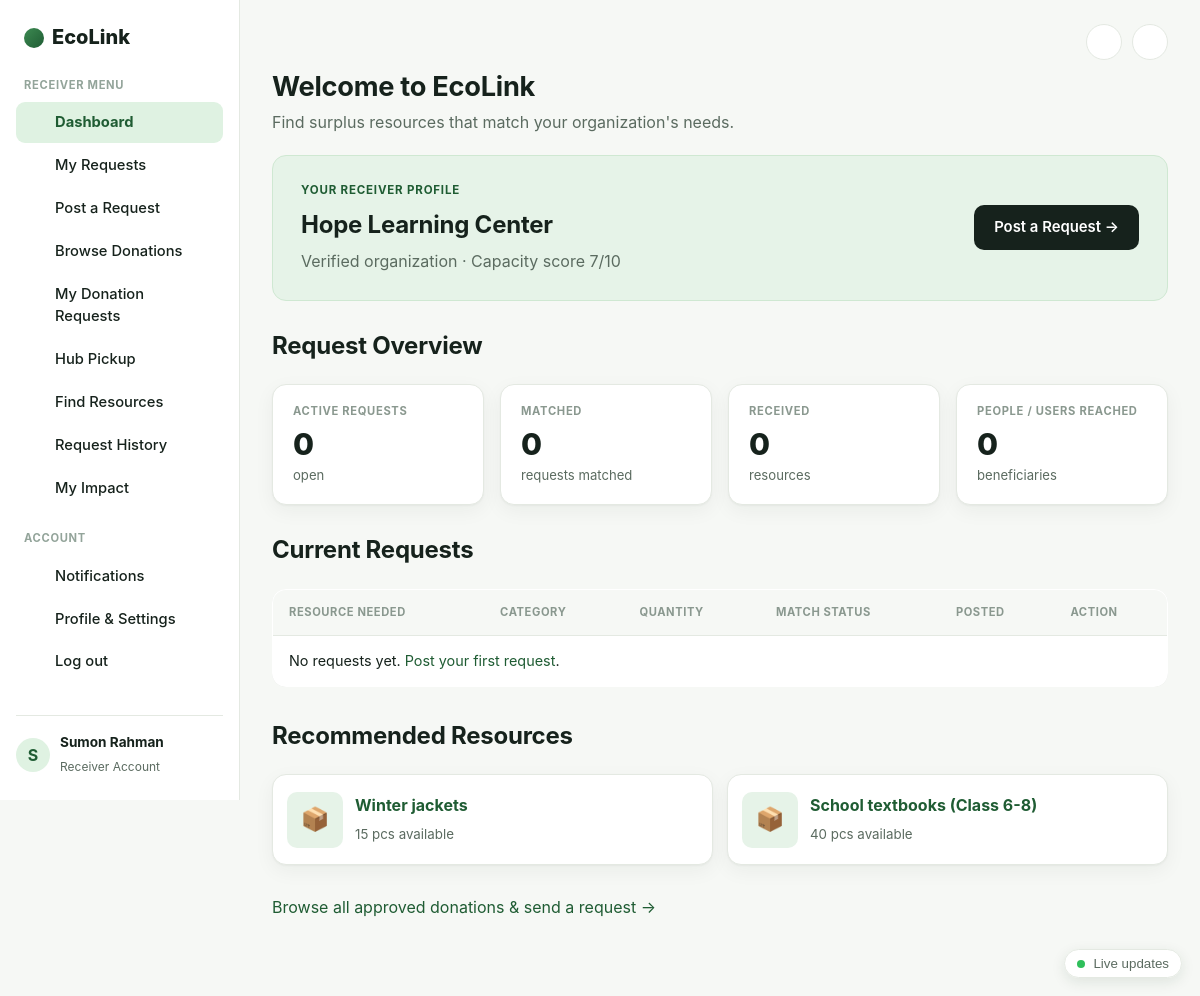
/receiver/dashboard.php (signed in), run on the app's committed database.
### tables this page shows
CREATE TABLE IF NOT EXISTS users (
    user_id             INT AUTO_INCREMENT PRIMARY KEY,
    full_name           VARCHAR(120) NOT NULL,
    email               VARCHAR(190) NOT NULL,
    phone               VARCHAR(40)  NOT NULL DEFAULT '',
    password_hash       VARCHAR(255) NOT NULL,
    role                ENUM('donor','receiver','admin','hub') NOT NULL,
    organization_name   VARCHAR(160) NULL,
    address             VARCHAR(255) NULL,
    pickup_area         VARCHAR(160) NULL,
    latitude            DOUBLE NULL,
    longitude           DOUBLE NULL,
    capacity_score      TINYINT NOT NULL DEFAULT 5,               
    is_verified         TINYINT(1) NOT NULL DEFAULT 0,
    verification_status ENUM('pending','verified','rejected') NOT NULL DEFAULT 'pending',
    email_verified      TINYINT(1) NOT NULL DEFAULT 0,
    status              ENUM('active','suspended') NOT NULL DEFAULT 'active',
    preferred_categories VARCHAR(255) NULL,                       
    typical_quantity    INT NULL,
    preferred_condition ENUM('any','new','like_new','good','fair') NOT NULL DEFAULT 'any',
    recurring_needs     VARCHAR(255) NULL,
    need_description    TEXT NULL,
    notify_matching     TINYINT(1) NOT NULL DEFAULT 1,
    notify_lifecycle    TINYINT(1) NOT NULL DEFAULT 1,
    notify_reminders    TINYINT(1) NOT NULL DEFAULT 1,
    created_at          TIMESTAMP NOT NULL DEFAULT CURRENT_TIMESTAMP,
    UNIQUE KEY uq_users_email (email),
    INDEX idx_users_role (role, status)
);

CREATE TABLE IF NOT EXISTS donations (
    donation_id         INT AUTO_INCREMENT PRIMARY KEY,
    donor_id            INT NOT NULL,
    category_id         INT NOT NULL,
    title               VARCHAR(200) NOT NULL,
    description         TEXT NULL,
    quantity            INT NOT NULL DEFAULT 1,
    unit                VARCHAR(30) NOT NULL DEFAULT 'pcs',
    condition_grade     ENUM('new','like_new','good','fair') NOT NULL DEFAULT 'good',
    pickup_address      VARCHAR(255) NOT NULL,
    latitude            DOUBLE NULL,
    longitude           DOUBLE NULL,
    expiry_datetime     DATETIME NULL,
    image_path          VARCHAR(255) NULL,
    status              ENUM('pending_approval','available','matched','accepted','pickup','delivered','completed','cancelled','rejected')
                        NOT NULL DEFAULT 'pending_approval',
    matched_receiver_id INT NULL,
    matched_score       DECIMAL(6,2) NULL,
    approved_by         INT NULL,
    approved_at         DATETIME NULL,
    rejection_reason    VARCHAR(255) NULL,
    created_at          TIMESTAMP NOT NULL DEFAULT CURRENT_TIMESTAMP,
    updated_at          TIMESTAMP NOT NULL DEFAULT CURRENT_TIMESTAMP ON UPDATE CURRENT_TIMESTAMP,
    INDEX idx_don_status (status),
    INDEX idx_don_donor (donor_id),
    INDEX idx_don_receiver (matched_receiver_id),
    INDEX idx_don_cat (category_id),
    CONSTRAINT fk_don_donor FOREIGN KEY (donor_id) REFERENCES users(user_id) ON DELETE CASCADE,
    CONSTRAINT fk_don_cat   FOREIGN KEY (category_id) REFERENCES resource_categories(category_id)
);

### config/app.php (called while the page is built, shortened)
<?php
function e(string $str): string {
    return htmlspecialchars($str, ENT_QUOTES, 'UTF-8');
}

### receiver/dashboard.php (the view, shortened to what this page needs)
<?php
require_once __DIR__ . '/../config/app.php';
require_once __DIR__ . '/../includes/media.php';
$db = getDB();
$uid = currentUserId();
$user = $db->prepare("SELECT * FROM users WHERE user_id = ?");
$user->execute([$uid]);
$user = $user->fetch();
$overview = $db->prepare(
    "SELECT
        SUM(status = 'searching') AS active_requests,
        SUM(status IN ('matched','accepted','pickup','delivered')) AS matched_requests,
        (SELECT COALESCE(SUM(quantity),0) FROM impact_log WHERE beneficiary_id = ?) AS resources_received,
        (SELECT COUNT(DISTINCT beneficiary_id) FROM impact_log WHERE beneficiary_id = ?) AS people_reached
     FROM requests WHERE receiver_id = ?"
);
$overview->execute([$uid, $uid, $uid]);
$overview = $overview->fetch();
$currentRequests = $db->prepare(
    "SELECT r.*, c.name AS category_name, d.status AS donation_status
     FROM requests r
     JOIN resource_categories c ON c.category_id = r.category_id
     LEFT JOIN donations d ON d.donation_id = r.matched_donation_id
     WHERE r.receiver_id = ? AND r.status NOT IN ('completed','cancelled','declined')
     ORDER BY r.created_at DESC LIMIT 6"
);
$currentRequests->execute([$uid]);
$currentRequests = $currentRequests->fetchAll();
$recommended = $db->query(
    "SELECT d.donation_id, d.title, d.quantity, d.unit, d.image_path FROM donations d WHERE d.status = 'available' ORDER BY d.created_at DESC LIMIT 4"
)->fetchAll();
require_once __DIR__ . '/../includes/header.php';
?>
<h1>Welcome to EcoLink</h1>
<p>Find surplus resources that match your organization's needs.</p>
<div class="profile-banner">
    <div>
        <div class="eyebrow">Your Receiver Profile</div>
        <h2><?= e($user['organization_name'] ?: $user['full_name']) ?></h2>
        <p><?= $user['is_verified'] ? 'Verified organization' : 'Verification pending' ?> · Capacity score <?= (int)$user['capacity_score'] ?>/10</p>
    </div>
    <a class="btn-primary" href="<?= BASE_URL ?>/receiver/post_request.php">Post a Request →</a>
</div>
<h2>Request Overview</h2>
<section class="cards-row">
    <div class="mini-card"><span class="eyebrow">Active Requests</span><strong><?= (int)$overview['active_requests'] ?></strong><span>open</span></div>
    <div class="mini-card"><span class="eyebrow">Matched</span><strong><?= (int)$overview['matched_requests'] ?></strong><span>requests matched</span></div>
    <div class="mini-card"><span class="eyebrow">Received</span><strong><?= (int)$overview['resources_received'] ?></strong><span>resources</span></div>
    <div class="mini-card"><span class="eyebrow">People / Users Reached</span><strong><?= (int)$overview['people_reached'] ?></strong><span>beneficiaries</span></div>
</section>
<h2>Current Requests</h2>
<table class="data-table">
    <thead><tr><th>Resource Needed</th><th>Category</th><th>Quantity</th><th>Match Status</th><th>Posted</th><th>Action</th></tr></thead>
    <tbody>
    <?php if (!$currentRequests): ?>
        <tr><td colspan="6">No requests yet. <a href="<?= BASE_URL ?>/receiver/post_request.php">Post your first request</a>.</td></tr>
    <?php endif; ?>
    </tbody>
</table>
<h2>Recommended Resources</h2>
<div class="two-col">
    <?php foreach ($recommended as $rec): ?>
        <div class="resource-row">
            <div class="icon" style="background:none;"><?= donationThumb($rec, '📦', 56) ?></div>
            <div class="info"><h4><a href="<?= donationUrl((int)$rec['donation_id']) ?>"><?= e($rec['title']) ?></a></h4><small><?= (int)$rec['quantity'] ?> <?= e($rec['unit']) ?> available</small></div>
        </div>
    <?php endforeach; ?>
</div>
<p><a href="<?= BASE_URL ?>/receiver/browse_donations.php">Browse all approved donations &amp; send a request →</a></p>
<?php require_once __DIR__ . '/../includes/footer.php'; ?>

### includes/media.php (shortened to what this page needs)
<?php
function donationUrl(int $donationId): string
{
    return BASE_URL . '/donation_view.php?id=' . $donationId;
}
function donationThumb(array $d, string $icon = '📦', int $size = 84): string
{
    $url = donationUrl((int)$d['donation_id']);
    $style = "width:{$size}px;height:{$size}px;border-radius:10px;object-fit:cover;display:flex;align-items:center;justify-content:center;background:var(--mint);font-size:" . (int)($size / 2.4) . "px;flex-shrink:0;";
    return '<a href="' . $url . '" title="Tap to see details" style="' . $style . 'text-decoration:none;">' . $icon . '</a>';
}

### assets/css/style.css (style rules this page uses)
:root { --ink: #16221c; --ink-soft: #5b6b60; --line: #e4e9e2; --bg: #f6f8f5; --card: #ffffff; --mint: #e6f3e8; --mint-line: #cfe8d2; --forest: #14361f; --forest-2: #1f5c33; --green: #2f7a45; --green-light: #dff2e2; --amber-bg: #fdf1d8; --amber-text: #92650b; --blue-bg: #e2edfb; --blue-text: #1f5aa8; --purple-bg: #f0e6fb; --purple-text: #6b3fa0; --teal-bg: #dcf3ee; --teal-text: #147865; --gray-bg: #eef1ee; --gray-text: #5b6b60; --red-bg: #fbe3e1; --red-text: #a13327; --radius: 14px; --radius-sm: 10px; --shadow: 0 1px 2px rgba(20,30,20,0.04), 0 6px 20px rgba(20,30,20,0.05); }
* { box-sizing: border-box; }
body { margin: 0; font-family: -apple-system, BlinkMacSystemFont, 'Segoe UI', Inter, Roboto, Arial, sans-serif; color: var(--ink); background: var(--bg); line-height: 1.55; -webkit-font-smoothing: antialiased; }
a { color: var(--forest-2); text-decoration: none; }
h1, h2, h3 { color: var(--ink); letter-spacing: -0.01em; }
main.app-main > h1:first-of-type, .app-main h1 { font-size: 1.7rem; margin: 4px 0 2px; }
.app-main > p:first-of-type, .page-subtitle { color: var(--ink-soft); margin: 0 0 20px; }
.btn-primary, .btn-secondary, .btn-small, .btn-accent { display: inline-flex; align-items: center; justify-content: center; gap: 6px; border: none; padding: 11px 20px; border-radius: 10px; font-weight: 600; cursor: pointer; font-size: 0.93rem; font-family: inherit; }
.btn-primary { background: var(--ink); color: #fff; }
.profile-banner { background: var(--mint); border: 1px solid var(--mint-line); border-radius: var(--radius); padding: 26px 28px; display: flex; justify-content: space-between; align-items: center; gap: 20px; margin: 18px 0 26px; flex-wrap: wrap; }
.profile-banner .eyebrow { text-transform: uppercase; font-size: 0.72rem; letter-spacing: 0.07em; color: var(--forest-2); font-weight: 700; margin-bottom: 6px; }
.profile-banner h2 { font-size: 1.5rem; margin: 0 0 6px; }
.profile-banner p { margin: 0; color: var(--ink-soft); max-width: 520px; }
.cards-row { display: grid; grid-template-columns: repeat(auto-fit, minmax(180px, 1fr)); gap: 16px; margin: 0 0 26px; }
.mini-card { background: var(--card); border: 1px solid var(--line); border-radius: var(--radius); box-shadow: var(--shadow); padding: 18px 20px; }
.mini-card .eyebrow, .mini-card > span:first-child { text-transform: uppercase; font-size: 0.7rem; letter-spacing: 0.06em; color: #8a988f; font-weight: 700; display: block; margin-bottom: 8px; }
.mini-card strong { display: block; font-size: 1.9rem; font-weight: 800; line-height: 1.1; }
.mini-card span:last-child, .mini-card small { color: var(--ink-soft); font-size: 0.82rem; }
.data-table { width: 100%; border-collapse: collapse; background: var(--card); border: 1px solid var(--line); border-radius: var(--radius); overflow: hidden; box-shadow: var(--shadow); margin-bottom: 30px; }
.data-table th, .data-table td { padding: 14px 16px; text-align: left; border-bottom: 1px solid var(--line); font-size: 0.9rem; }
.data-table th { background: var(--bg); color: #8a988f; text-transform: uppercase; font-size: 0.7rem; letter-spacing: 0.05em; font-weight: 700; }
.data-table tr:last-child td { border-bottom: none; }
.two-col { display: grid; grid-template-columns: 1fr 1fr; gap: 14px; }
.resource-row { display: flex; align-items: center; gap: 18px; background: var(--card); border: 1px solid var(--line); border-radius: var(--radius); box-shadow: var(--shadow); padding: 18px 20px; margin-bottom: 14px; flex-wrap: wrap; }
.resource-row .icon { width: 44px; height: 44px; border-radius: 10px; background: var(--green-light); display: flex; align-items: center; justify-content: center; font-size: 1.3rem; flex-shrink: 0; }
.resource-row .info { flex: 1; min-width: 200px; }
.resource-row .info h4 { margin: 0 0 3px; }
.resource-row .info small { color: var(--ink-soft); }
.app-main h1, .app-main h2, .app-main h3 { overflow-wrap: anywhere; }
.table-scroll > .data-table { margin-bottom: 0; min-width: 640px; }

### data on the page
users: organization_name "Hope Learning Center", capacity_score "7"
donations: title "Winter jackets", quantity "15", unit "pcs"
donations: title "School textbooks (Class 6-8)", quantity "40", unit "pcs"

### other printed values
$menu['label'] "RECEIVER MENU"
$item['label'] "Dashboard"
$item['label'] "My Requests"
$item['label'] "Post a Request"
$item['label'] "Browse Donations"
$item['label'] "My Donation Requests"
$item['label'] "Hub Pickup"
$item['label'] "Find Resources"
$item['label'] "Request History"
$item['label'] "My Impact"
substr($_SESSION['full_name'] ?? 'U', 0, 1) "S"
$_SESSION['full_name'] "Sumon Rahman"
currentUserRole() "Receiver"
$overview['active_requests'] "0"
$overview['matched_requests'] "0"
